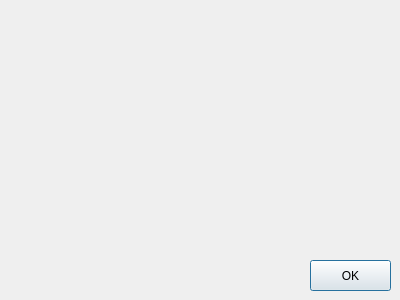
<?xml version="1.0" encoding="UTF-8"?>
<ui version="4.0">
 <class>Dialog</class>
 <widget class="QDialog" name="Dialog">
  <property name="geometry">
   <rect>
    <x>0</x>
    <y>0</y>
    <width>400</width>
    <height>300</height>
   </rect>
  </property>
  <property name="windowTitle">
   <string>Dialog</string>
  </property>
  <widget class="QPushButton" name="OK">
   <property name="geometry">
    <rect>
     <x>310</x>
     <y>260</y>
     <width>81</width>
     <height>31</height>
    </rect>
   </property>
   <property name="text">
    <string>OK</string>
   </property>
  </widget>
 </widget>
 <resources/>
 <connections/>
</ui>
